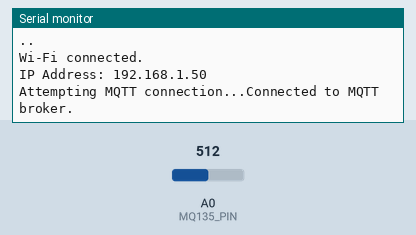
Recording of a sketch running on a simulated ESP8266 (NodeMCU). On the bench: the last lines printed to the serial monitor. The test bench sets the inputs (shaded band); at power-on: A0 (MQ135_PIN) = 512. WiFi joins after 1.5 s; servers stay silent unless stated; no MQTT or app messages arrive unless stated.

Above: at 3.2 s.
3.3 s: A0 (MQ135_PIN) set to 118
At 6.1 s:
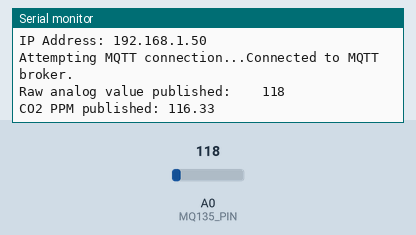
6.5 s: A0 (MQ135_PIN) set to 101
At 11.1 s:
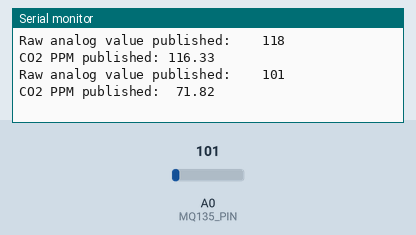

Measured:
- the behaviour switches between 113 and 112 on A0 (MQ135_PIN) (found by bisection; images 1 and 2)
- after the input at 3.3 s, the serial monitor: prints a new line after 1.7 s (image 1)
- after the input at 6.5 s, the serial monitor: prints a new line after 3.5 s (image 2)

The sketch:

client2.ino
```cpp
#include <ESP8266WiFi.h>
#include <PubSubClient.h>

// Wi-Fi credentials
const char* ssid = "Mitadtu_Staff";         // Replace with your Wi-Fi SSID
const char* password = "Mitadtu@2016";     // Replace with your Wi-Fi password

// MQTT broker details
const char* mqtt_server = "172.25.31.26";  // Replace with your MQTT broker IP
const int mqtt_port = 1883;                // Default MQTT port

// MQ135 sensor pin
#define MQ135_PIN A0   // Analog pin connected to MQ135

// Sensor parameters
#define RLOAD 10.0      // Load resistance on the sensor (in kΩ)
#define RZERO 76.63     // Pre-calibrated RZERO value (adjust as per your calibration)
#define PARA 116.6020682 // Pre-defined constant for CO2 curve
#define PARB 2.769034857 // Pre-defined constant for CO2 curve

// MQTT client setup
WiFiClient espClient;
PubSubClient client(espClient);

// Time tracking for publishing
unsigned long lastPublishTime = 0;
const unsigned long publishInterval = 5000; // Publish every 5 seconds

// Function to connect to Wi-Fi
void setup_wifi() {
  Serial.println("\nConnecting to Wi-Fi...");
  WiFi.begin(ssid, password);

  while (WiFi.status() != WL_CONNECTED) {
    delay(1000);
    Serial.print(".");
  }

  Serial.println("\nWi-Fi connected.");
  Serial.print("IP Address: ");
  Serial.println(WiFi.localIP());
}

// Function to reconnect to MQTT broker
void reconnect_mqtt() {
  while (!client.connected()) {
    Serial.print("Attempting MQTT connection...");
    if (client.connect("NodeMCU_Client")) { // MQTT client ID
      Serial.println("Connected to MQTT broker.");
      client.subscribe("esp32/commands"); // Subscribe to a topic (if needed)
    } else {
      Serial.print("Failed, rc=");
      Serial.print(client.state());
      Serial.println(". Retrying in 5 seconds...");
      delay(5000);
    }
  }
}

// MQTT callback function
void mqtt_callback(char* topic, byte* payload, unsigned int length) {
  Serial.print("Message received on topic: ");
  Serial.print(topic);
  Serial.print(". Message: ");

  for (unsigned int i = 0; i < length; i++) {
    Serial.print((char)payload[i]);
  }
  Serial.println();
}

// Function to calculate resistance
float calculateResistance(int analogValue) {
  float voltage = analogValue * (5.0 / 1023.0); // Convert analog value to voltage
  float resistance = (5.0 - voltage) * RLOAD / voltage; // Calculate sensor resistance
  return resistance;
}

// Function to calculate CO2 PPM
float calculatePPM(float resistance) {
  return PARA * pow((resistance / RZERO), -PARB); // Using MQ135 CO2 curve equation
}

// Function to publish MQ135 data to MQTT
void publish_sensor_data() {
  int analogValue = analogRead(MQ135_PIN);
  float resistance = calculateResistance(analogValue);
  float ppm = calculatePPM(resistance);

  // Publish raw analog value
  char analogStr[8];
  dtostrf(analogValue, 6, 0, analogStr);
  if (client.publish("esp32/mq135/raw", analogStr)) {
    Serial.print("Raw analog value published: ");
    Serial.println(analogStr);
  } else {
    Serial.println("Raw analog value publish failed.");
  }

  // Publish CO2 PPM
  char ppmStr[8];
  dtostrf(ppm, 6, 2, ppmStr);
  if (client.publish("esp32/mq135/co2", ppmStr)) {
    Serial.print("CO2 PPM published: ");
    Serial.println(ppmStr);
  } else {
    Serial.println("CO2 PPM publish failed.");
  }
}

// Setup function
void setup() {
  Serial.begin(115200);

  // Setup Wi-Fi and MQTT
  setup_wifi();
  client.setServer(mqtt_server, mqtt_port);
  client.setCallback(mqtt_callback);
}

// Main loop
void loop() {
  // Ensure Wi-Fi connection
  if (WiFi.status() != WL_CONNECTED) {
    Serial.println("Wi-Fi disconnected. Reconnecting...");
    setup_wifi();
  }

  // Ensure MQTT connection
  if (!client.connected()) {
    reconnect_mqtt();
  }
  client.loop();

  // Publish sensor data periodically
  unsigned long currentTime = millis();
  if (currentTime - lastPublishTime >= publishInterval) {
    lastPublishTime = currentTime;
    publish_sensor_data();
  }
}
```
